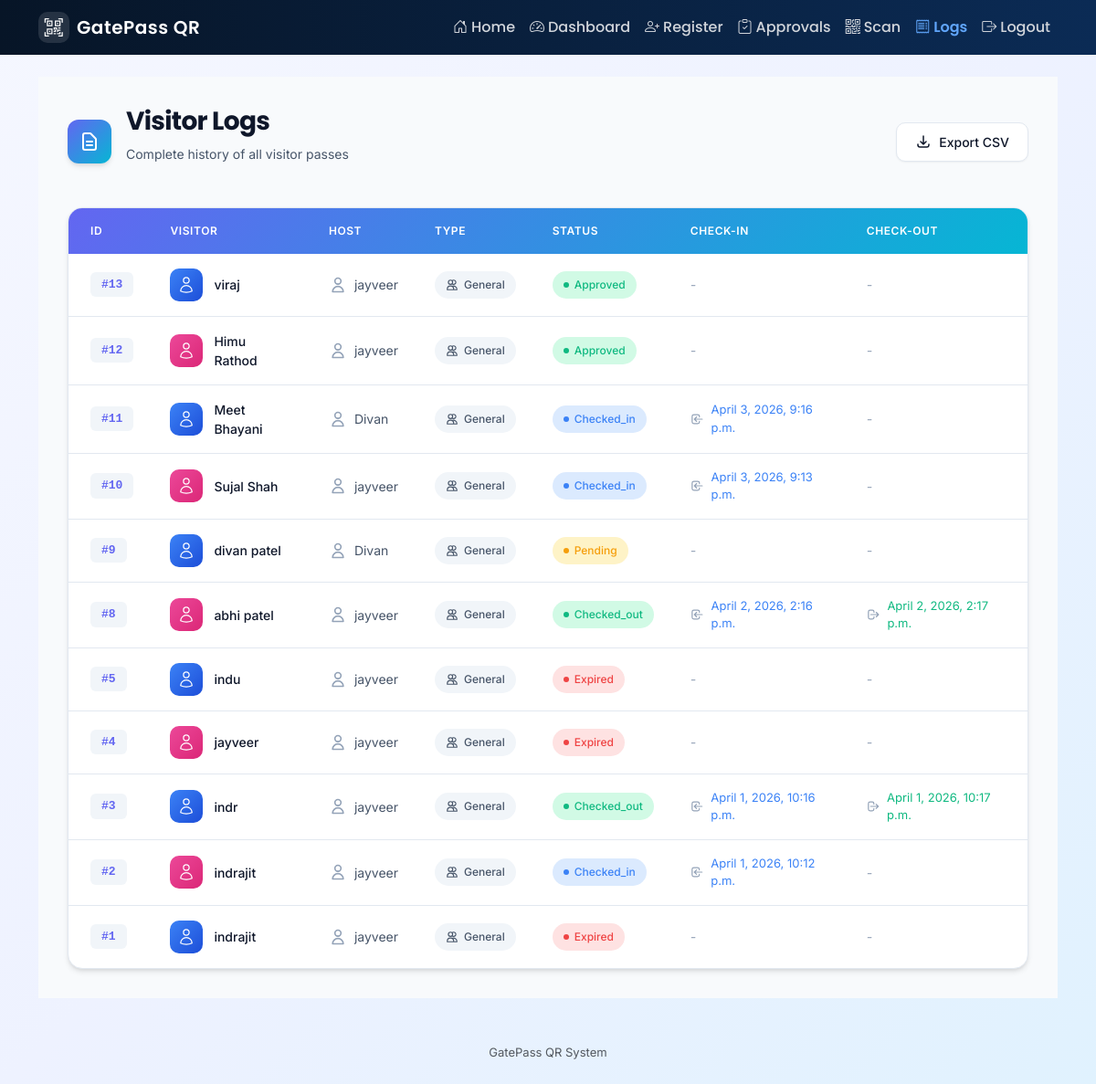
The page /logs/ (signed in) on the database as committed earlier.
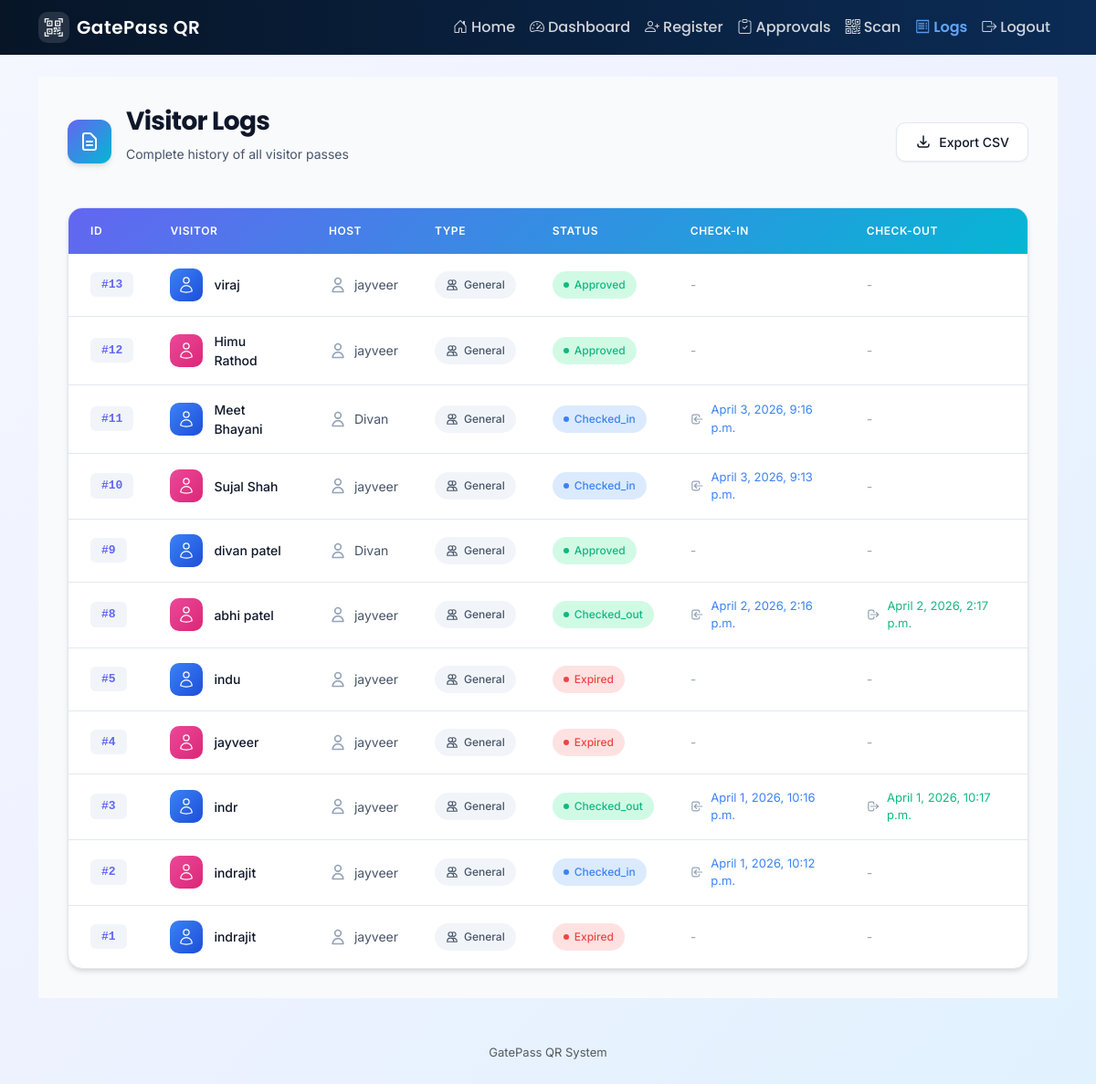
The same page on the database as committed later.
### visitors/models.py (models this page shows, shortened)
class VisitorPass(models.Model):
    STATUS_PENDING = "pending"
    STATUS_APPROVED = "approved"
    STATUS_REJECTED = "rejected"
    STATUS_CHECKED_IN = "checked_in"
    STATUS_CHECKED_OUT = "checked_out"
    STATUS_EXPIRED = "expired"
    STATUS_CHOICES = [
        (STATUS_PENDING, "Pending"),
        (STATUS_APPROVED, "Approved"),
        (STATUS_REJECTED, "Rejected"),
        (STATUS_CHECKED_IN, "Checked-In"),
        (STATUS_CHECKED_OUT, "Checked-Out"),
        (STATUS_EXPIRED, "Expired"),
    ]
    visitor_name = models.CharField(max_length=200)
    phone_number = models.CharField(max_length=20)
    email = models.EmailField(blank=True)
    id_proof = models.FileField(upload_to="id_proofs/", blank=True, null=True)
    purpose = models.TextField()
    host = models.ForeignKey(User, on_delete=models.PROTECT, related_name="hosted_visits")
    reference_by = models.CharField(max_length=200, blank=True)
    visitor_type = models.CharField(max_length=100, blank=True, default="General")
    valid_from = models.DateTimeField()
    valid_until = models.DateTimeField()
    is_multi_entry = models.BooleanField(default=False)
    status = models.CharField(max_length=20, choices=STATUS_CHOICES, default=STATUS_PENDING)
    approval_note = models.CharField(max_length=255, blank=True)
    approved_by = models.ForeignKey(
        User, on_delete=models.SET_NULL, null=True, blank=True, related_name="approved_visits"
    )
    approved_at = models.DateTimeField(null=True, blank=True)
    qr_token = models.TextField(blank=True)
    qr_image = models.ImageField(upload_to="qr_codes/", blank=True, null=True)
    is_used = models.BooleanField(default=False)
    check_in_at = models.DateTimeField(null=True, blank=True)
    check_out_at = models.DateTimeField(null=True, blank=True)
    check_in_gate = models.ForeignKey(
        Gate, on_delete=models.SET_NULL, null=True, blank=True, related_name="checkin_passes"
    )
    check_out_gate = models.ForeignKey(
        Gate, on_delete=models.SET_NULL, null=True, blank=True, related_name="checkout_passes"
    )
    created_by = models.ForeignKey(User, on_delete=models.PROTECT, related_name="created_visits")
    created_at = models.DateTimeField(auto_now_add=True)
    class Meta:
        ordering = ["-created_at"]

### visitors/views.py (the view)
# urls.py: path("logs/", views.visitor_logs, name="visitor_logs"),
@login_required
@role_required("admin", "guard", "host")
def visitor_logs(request):
    qs = VisitorPass.objects.select_related("host").all()
    if getattr(request.user.profile, "role", "") == "host" and not is_org_admin(request.user):
        qs = qs.filter(host=request.user)
    date_from = request.GET.get("date_from")
    date_to = request.GET.get("date_to")
    host_id = request.GET.get("host")
    visitor_type = request.GET.get("visitor_type")
    if date_from:
        qs = qs.filter(valid_from__date__gte=date_from)
    if date_to:
        qs = qs.filter(valid_until__date__lte=date_to)
    if host_id:
        qs = qs.filter(host_id=host_id)
    if visitor_type:
        qs = qs.filter(visitor_type=visitor_type)
    return render(request, "visitors/logs.html", {"passes": qs[:200]})

### accounts/permissions.py (called while the page is built)
def role_required(*allowed_roles):
    def decorator(view_func):
        @wraps(view_func)
        def _wrapped(request, *args, **kwargs):
            if not request.user.is_authenticated:
                return HttpResponseForbidden("Login required")
            role = getattr(getattr(request.user, "profile", None), "role", None)
            if request.user.is_superuser or role in allowed_roles:
                return view_func(request, *args, **kwargs)
            return HttpResponseForbidden("Access denied")
        return _wrapped
    return decorator

### templates/visitors/logs.html (shortened to what the changed rows need)
{% extends "base.html" %}
{% block content %}
<div class="s-container">
  <div class="table-card">
    <table class="s-table">
      <thead>
        <tr>
          <th>ID</th>
          <th>Visitor</th>
          <th>Host</th>
          <th>Type</th>
          <th>Status</th>
          <th>Check-In</th>
          <th>Check-Out</th>
        </tr>
      </thead>
      <tbody>
        {% for p in passes %}
        <tr>
          <td>
            <span class="id-badge">#{{ p.id }}</span>
          </td>
          <td>
            <div class="visitor-cell">
              <div class="visitor-avatar {% cycle 'male' 'female' %}">
                {% cycle 'male' 'female' as gender silent %}
              </div>
              <span class="visitor-name">{{ p.visitor_name }}</span>
            </div>
          </td>
          <td>
            <div class="host-cell">
              <svg class="host-icon" xmlns="http://www.w3.org/2000/svg" fill="none" viewBox="0 0 24 24"
                stroke="currentColor" stroke-width="2">
                <path stroke-linecap="round" stroke-linejoin="round"
                  d="M16 7a4 4 0 11-8 0 4 4 0 018 0zM12 14a7 7 0 00-7 7h14a7 7 0 00-7-7z" />
              </svg>
              {{ p.host.username }}
            </div>
          </td>
          <td>
            <span
              class="type-badge {% if p.visitor_type == 'guest' %}guest{% elif p.visitor_type == 'contractor' %}contractor{% elif p.visitor_type == 'vendor' %}vendor{% elif p.visitor_type == 'interview' %}interview{% else %}default{% endif %}">
              {% if p.visitor_type == 'guest' %}
              <svg class="type-icon" xmlns="http://www.w3.org/2000/svg" fill="none" viewBox="0 0 24 24"
                stroke="currentColor" stroke-width="2">
                <path stroke-linecap="round" stroke-linejoin="round"
                  d="M17 20h5v-2a3 3 0 00-5.356-1.857M17 20H7m10 0v-2c0-.656-.126-1.283-.356-1.857M7 20H2v-2a3 3 0 015.356-1.857M7 20v-2c0-.656.126-1.283.356-1.857m0 0a5.002 5.002 0 019.288 0M15 7a3 3 0 11-6 0 3 3 0 016 0zm6 3a2 2 0 11-4 0 2 2 0 014 0zM7 10a2 2 0 11-4 0 2 2 0 014 0z" />
              </svg>
              {% elif p.visitor_type == 'interview' %}
              <svg class="type-icon" xmlns="http://www.w3.org/2000/svg" fill="none" viewBox="0 0 24 24"
                stroke="currentColor" stroke-width="2">
                <path stroke-linecap="round" stroke-linejoin="round"
                  d="M8 7V3m8 4V3m-9 8h10M5 21h14a2 2 0 002-2V7a2 2 0 00-2-2H5a2 2 0 00-2 2v12a2 2 0 002 2z" />
              </svg>
              {% else %}
              <svg class="type-icon" xmlns="http://www.w3.org/2000/svg" fill="none" viewBox="0 0 24 24"
                stroke="currentColor" stroke-width="2">
                <path stroke-linecap="round" stroke-linejoin="round"
                  d="M12 4.354a4 4 0 110 5.292M15 21H3v-1a6 6 0 0112 0v1zm0 0h6v-1a6 6 0 00-9-5.197M13 7a4 4 0 11-8 0 4 4 0 018 0z" />
              </svg>
              {% endif %}
              {{ p.visitor_type }}
            </span>
          </td>
          <td>
            <span
              class="status-badge {% if p.status == 'approved' %}approved{% elif p.status == 'pending' %}pending{% elif p.status == 'expired' %}expired{% elif p.status == 'inside' or p.status == 'checked_in' %}inside{% elif p.status == 'checked_out' %}checked_out{% else %}pending{% endif %}">
              <span class="status-dot"></span>
              {{ p.status }}
            </span>
          </td>
          <td>
            <div class="time-cell">
              {% if p.check_in_at %}
              <svg class="time-icon" xmlns="http://www.w3.org/2000/svg" fill="none" viewBox="0 0 24 24"
                stroke="currentColor" stroke-width="2">
                <path stroke-linecap="round" stroke-linejoin="round"
                  d="M11 16l-4-4m0 0l4-4m-4 4h14m-5 4v1a3 3 0 01-3 3H6a3 3 0 01-3-3V7a3 3 0 013-3h7a3 3 0 013 3v1" />
              </svg>
              <span class="time-value checkin">{{ p.check_in_at }}</span>
              {% else %}
              <span class="time-empty">-</span>
              {% endif %}
            </div>
          </td>
          <td>
            <div class="time-cell">
              {% if p.check_out_at %}
              <svg class="time-icon" xmlns="http://www.w3.org/2000/svg" fill="none" viewBox="0 0 24 24"
                stroke="currentColor" stroke-width="2">
                <path stroke-linecap="round" stroke-linejoin="round"
                  d="M17 16l4-4m0 0l-4-4m4 4H7m6 4v1a3 3 0 01-3 3H6a3 3 0 01-3-3V7a3 3 0 013-3h4a3 3 0 013 3v1" />
              </svg>
              <span class="time-value checkout">{{ p.check_out_at }}</span>
              {% else %}
              <span class="time-empty">-</span>
              {% endif %}
            </div>
          </td>
        </tr>
        {% endfor %}
      </tbody>
    </table>
  </div>
</div>
{% endblock %}

Rows that differ between the two databases and show on the page:
changed VisitorPass "divan patel": status "Pending" → "Approved"
